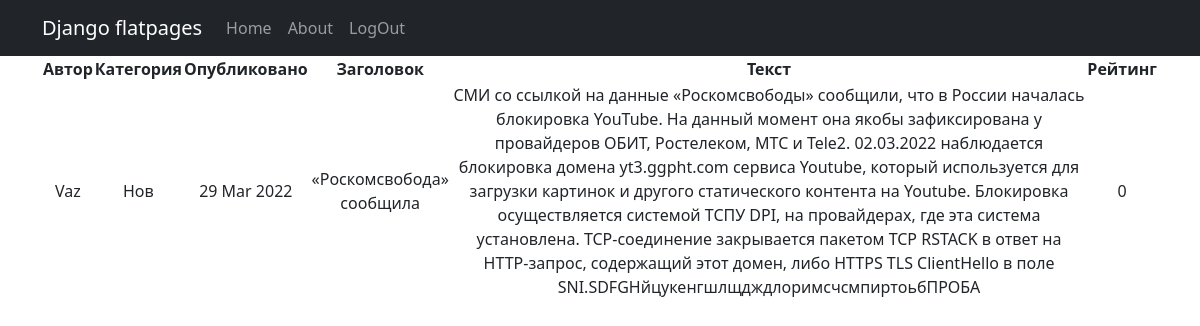
The page /news/1/ on the database its author committed.
### new/models.py (models this page shows, shortened)
class Post(models.Model):
    author = models.ForeignKey(Author, on_delete=models.CASCADE)
    category = models.CharField(max_length=3, choices=POSITIONS, default=news)
    time_public = models.DateTimeField(auto_now_add=True, verbose_name='Опубликовано')
    post_category = models.ManyToManyField(Category, through='PostCategory')
    title = models.CharField(max_length=128, verbose_name='Заголовок')
    text = models.TextField(null=True, blank=True, verbose_name='Текст')
    rating = models.IntegerField(default=0, verbose_name='Рейтинг')

class Author(models.Model):
    author_user = models.OneToOneField(User, on_delete=models.CASCADE)
    author_rating = models.SmallIntegerField(default=0)
    class Meta:
        verbose_name = 'Автор'
        verbose_name_plural = 'Авторы'

### new/views.py (the view)
# urls.py: path('<int:pk>/', cache_page(60 * 5)(PostDetailView.as_view()), name='post_detail'),
class PostDetailView(DetailView):
    model = Post
    template_name = 'post_detail.html'
    context_object_name = 'new'

### templates/post_detail.html (shortened to what this page needs)
{% extends 'flatpages/default.html' %}
{% block content %}
<table>
    <thead>
    <th>
        Автор
    </th>
    <th>
        Категория
    </th>
    <th>
        Опубликовано
    </th>
    <th>
        Заголовок
    </th>
    <th>
        Текст
    </th>
    <th>
        Рейтинг
    </th>
    </thead>
    <tr>
        <td>
            {{ new.author.author_user|title }}
        </td>
        <td>
            {{ new.category|title }}
        </td>
        <td>
            {{ new.time_public|date:'d M Y' }}
        </td>
        <td>
            {{ new.title }}
        </td>
        <td>
            {{ new.text }}
        </td>
        <td>
            {{ new.rating }}
        </td>
    </tr>
</table>
{% endblock content %}

### rows shown on the page
Post: author.author_user "Vaz", category "Нов", time_public "29 Mar 2022", title "«Роскомсвобода» сообщила", text "СМИ со ссылкой на данные «Роскомсвободы» сообщили, что в России началась блокировка YouTube. На данный момент она якобы зафиксирована у провайдеров ОБИТ, Ростелеком, МТС и Tele2. 02.03.2022 наблюдается блокировка домена yt3.ggpht.com сервиса Youtube, который используется для загрузки картинок и другого статического контента на Youtube. Блокировка осуществляется системой ТСПУ DPI, на провайдерах, где эта система установлена. TCP-соединение закрывается пакетом TCP RSTACK в ответ на HTTP-запрос, содержащий этот домен, либо HTTPS TLS ClientHello в поле SNI.SDFGHйцукенгшлщдждлоримсчсмпиртоьбПРОБА", rating "0"
